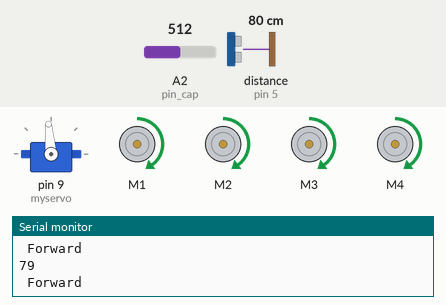
Recording of a sketch running on a simulated Arduino Uno, built with avr-gcc and run on an emulated ATmega328P. Shown: servo, 4 × DC motor (green arrow = forward, orange = backward, longer = faster), the last lines printed to the serial monitor. Wiring (inferred from the names in the program): ultrasonic range finder: trigger pin 6; echo pin 5. The inputs (shaded band) are chosen by the test bench; at power-on: distance to the obstacle (sensor on pin 5) 80 cm, A2 (pin_cap) = 512. The echo pulse lasts 58.3 µs per cm.

Above: at 2.79 s.
3.3 s: distance to the obstacle (sensor on pin 5) set to 2 cm
At 4.6 s:
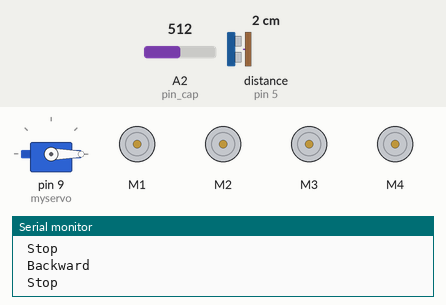
At 5.7 s:
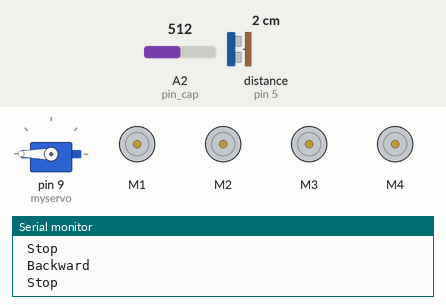
6.3 s: distance to the obstacle (sensor on pin 5) set to 14 cm
At 6.57 s:
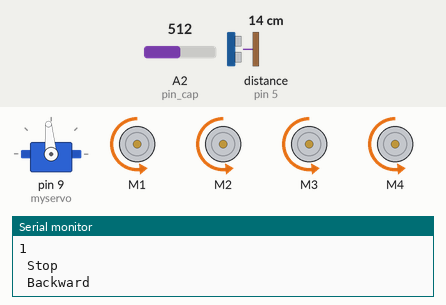
9.3 s: distance to the obstacle (sensor on pin 5) set to 19 cm
12.3 s: distance to the obstacle (sensor on pin 5) set to 250 cm
15.3 s: distance to the obstacle (sensor on pin 5) set to 4 cm
18.3 s: distance to the obstacle (sensor on pin 5) set to 18 cm
Timing chart, 0 to 21.3 s (numbered marks = the images above; inputs shaded):
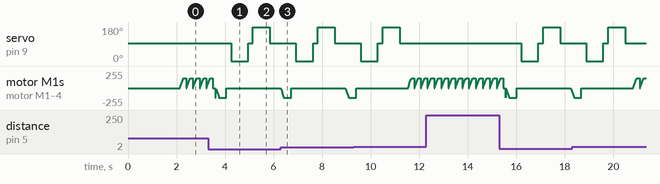

The sketch:

Metal_Detector_Robot.ino
```cpp
const byte npulse = 12; // number of pulses to charge the capacitor before each measurement

const byte pin_pulse = A1; // sends pulses to charge the capacitor (can be a digital pin)
const byte pin_cap  = A2; // measures the capacitor charge
const byte pin_LED = 6; // LED that turns on when metal is detected

#include <AFMotor.h>
#include <Servo.h>

#define trig_Pin 6
#define echo_Pin 5
#define MAX_SPEED 150 // sets speed of DC  motors
#define MAX_SPEED_OFFSET 20


AF_DCMotor motor1(1, MOTOR12_1KHZ);
AF_DCMotor motor2(2, MOTOR12_1KHZ);
AF_DCMotor motor3(3, MOTOR34_1KHZ);
AF_DCMotor motor4(4, MOTOR34_1KHZ);
Servo myservo;

boolean goesForward = false;
int distance = 100;
int speedSet = 0;
int Time = 0;

void setup() {
  pinMode(pin_pulse, OUTPUT);
  digitalWrite(pin_pulse, LOW);
  pinMode(pin_cap, INPUT);
  pinMode(pin_LED, OUTPUT);
  digitalWrite(pin_LED, LOW);
  Serial.begin(9600);
  myservo.attach(9);
  myservo.write(95);
  pinMode(trig_Pin, OUTPUT);
  pinMode(echo_Pin, INPUT);
  delay(2000);
}

const int nmeas = 256; //measurements to take
long int sumsum = 0; //running sum of 64 sums
long int skip = 0; //number of skipped sums
long int diff = 0;      //difference between sum and avgsum
long int flash_period = 0; //period (in ms)
long unsigned int prev_flash = 0; //time stamp of previous flash

void loop() {

  int minval = 2000;
  int maxval = 0;

  //perform measurement
  long unsigned int sum = 0;
  for (int imeas = 0; imeas < nmeas + 2; imeas++) {
    //reset the capacitor
    pinMode(pin_cap, OUTPUT);
    digitalWrite(pin_cap, LOW);
    delayMicroseconds(20);
    pinMode(pin_cap, INPUT);
    //apply pulses
    for (int ipulse = 0; ipulse < npulse; ipulse++) {
      digitalWrite(pin_pulse, HIGH); //takes 3.5 microseconds
      delayMicroseconds(3);
      digitalWrite(pin_pulse, LOW); //takes 3.5 microseconds
      delayMicroseconds(3);
    }
    //read the charge on the capacitor
    int val = analogRead(pin_cap); //takes 13x8=104 microseconds
    minval = min(val, minval);
    maxval = max(val, maxval);
    sum += val;

    //determine if LEDs should be on or off
    long unsigned int timestamp = millis();
    byte ledstat = 0;
    if (timestamp < prev_flash +12) {
      if (diff > 0)ledstat = 1;
      if (diff < 0)ledstat = 2;
    }
    if (timestamp > prev_flash + flash_period) {
      if (diff > 0)ledstat = 1;
      if (diff < 0)ledstat = 2;
      prev_flash = timestamp;
    }
    if (flash_period > 1000)ledstat = 0;

    //switch the LEDs to this setting
    if (ledstat == 0) {
      digitalWrite(pin_LED, LOW);
    }
    if (ledstat == 1) {
      digitalWrite(pin_LED, LOW);
    }
    if (ledstat == 2) {
      digitalWrite(pin_LED, HIGH);
    }

  }

  //subtract minimum and maximum value to remove spikes
  sum -= minval; sum -= maxval;

  //process
  if (sumsum == 0) sumsum = sum << 6; //set sumsum to expected value
  long int avgsum = (sumsum + 32) >> 6;
  diff = sum - avgsum;
  if (abs(diff)<avgsum >> 10) {   //adjust for small changes
    sumsum = sumsum + sum - avgsum;
    skip = 0;
  } else {
    skip++;
  }
  if (skip > 64) {  // break off in case of prolonged skipping
    sumsum = sum << 6;
    skip = 0;
  }

  // one permille change = 2 ticks/s
  if (diff == 0) flash_period = 1000000;
  else flash_period = avgsum / (2 * abs(diff));


  //

  myservo.write(95);


  distance = obstacle();
  Serial.println(distance);
  int distanceR = 0;
  int distanceL =  0;
  delay(40);

  if (distance <= 15)
  {
    moveStop();
    delay(100);
    moveBackward();
    delay(300);
    moveStop();
    delay(200);
    distanceR = lookRight();
    delay(200);
    distanceL = lookLeft();
    delay(200);

    if (distanceR > distanceL)
    {
      turnRight();
      moveStop();
    }else if (distanceR < distanceL)
    {
      turnLeft();
      moveStop();
    }
  }
  else
  {
    goesForward = true;
    moveForward();
  }

}

int obstacle()
{
  digitalWrite(trig_Pin, HIGH);
  delayMicroseconds(1000);
  digitalWrite(trig_Pin, LOW);
  Time = pulseIn(echo_Pin, HIGH);
  distance = (Time / 29.1) / 2;
  if (distance < 0)
    distance = 0;
  if (distance > 200)
    distance = 200;
  return distance;
}

int lookRight()
{
  myservo.write(0);
  delay(500);
  distance = obstacle();
  delay(200);
  myservo.write(95);
  return distance;
}

int lookLeft()
{
  myservo.write(185);
  delay(500);
  distance = obstacle();
  delay(200);
  myservo.write(95);
  return distance;
}

void moveStop() {
  motor1.run(RELEASE);
  motor2.run(RELEASE);
  motor3.run(RELEASE);
  motor4.run(RELEASE);
  Serial.println(" Stop ");
}

void moveForward() {

  if (goesForward)
  {
    goesForward = true;
    motor1.run(FORWARD);
    motor2.run(FORWARD);
    motor3.run(FORWARD);
    motor4.run(FORWARD);
    Serial.println(" Forward ");
    for (speedSet = 0; speedSet < MAX_SPEED; speedSet += 5) // slowly bring the speed up to avoid loading down the batteries too quickly
    {
      motor1.setSpeed(speedSet);
      motor2.setSpeed(speedSet);
      motor3.setSpeed(speedSet);
      motor4.setSpeed(speedSet);
      delay(5);
    }
  }
}

void moveBackward() {
  goesForward = false;
  motor1.run(BACKWARD);
  motor2.run(BACKWARD);
  motor3.run(BACKWARD);
  motor4.run(BACKWARD);
  Serial.println(" Backward ");
  for (speedSet = 0; speedSet < MAX_SPEED; speedSet += 5) // slowly bring the speed up to avoid loading down the batteries too quickly
  {
    motor1.setSpeed(speedSet);
    motor2.setSpeed(speedSet);
    motor3.setSpeed(speedSet);
    motor4.setSpeed(speedSet);
    delay(5);
  }
}

void turnRight() {
  motor1.run(BACKWARD);
  motor2.run(BACKWARD);
  motor3.run(FORWARD);
  motor4.run(FORWARD);
  delay(2000);
  motor1.run(FORWARD);
  motor2.run(FORWARD);
  motor3.run(FORWARD);
  motor4.run(FORWARD);
  Serial.println(" Turn Right ");
}

void turnLeft() {
  motor1.run(FORWARD);
  motor2.run(FORWARD);
  motor3.run(BACKWARD);
  motor4.run(BACKWARD);
  delay(2000);
  motor1.run(FORWARD);
  motor2.run(FORWARD);
  motor3.run(FORWARD);
  motor4.run(FORWARD);
  Serial.println(" Turn Left ");
}
```

Measured:
- after the input at 3.3 s, servo on pin 9 (myservo): 95° → 0° after 0.95 s
